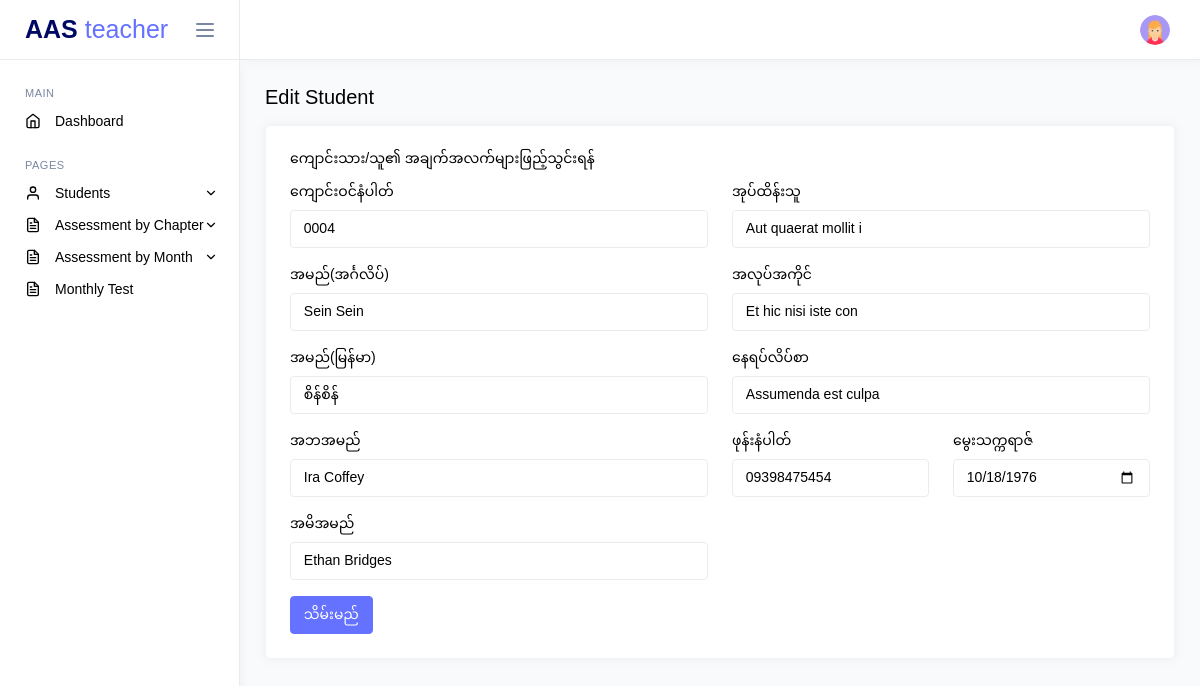
Page /teacher/edit-student.php?id=7 (signed in) on the committed database.
### tables this page shows
CREATE TABLE `students` (
  `id` int(11) NOT NULL,
  `class_id` int(11) DEFAULT NULL,
  `enrollment_no` varchar(15) NOT NULL,
  `name_en` varchar(255) NOT NULL,
  `name_mm` varchar(255) NOT NULL,
  `username` varchar(255) DEFAULT NULL,
  `password` varchar(255) NOT NULL DEFAULT '123456',
  `password_status` int(11) NOT NULL DEFAULT 0,
  `dob` date NOT NULL,
  `father_name` varchar(255) NOT NULL,
  `mother_name` varchar(255) NOT NULL,
  `guardian` varchar(255) NOT NULL,
  `parent_job` varchar(255) NOT NULL,
  `phone` varchar(15) NOT NULL,
  `address` varchar(255) NOT NULL,
  `created_at` datetime NOT NULL DEFAULT current_timestamp()
);

### app/controllers/StudentController.php (called while the page is built, shortened)
<?php
class StudentController
{
    private $studentModel;
    public function __construct()
    {
        $database = new MySQL();
        $db = $database->connect();
        $this->studentModel = new StudentModel($db);
    }
    public function getStudentById($id)
    {
        return $this->studentModel->getStudentById($id);
    }
}

### app/models/StudentModel.php (called while the page is built, shortened)
<?php
class StudentModel
{
    private $db;
    private $table = 'students';
    public function __construct($db)
    {
        $this->db = $db;
    }
    public function getStudentById($id)
    {
        try {
            $query = "SELECT * FROM {$this->table} WHERE id = ?";
            $stmt = $this->db->prepare($query);
            $stmt->execute([$id]);
            return $stmt->fetch(PDO::FETCH_OBJ);
        } catch (PDOException $e) {
            return $e->getMessage();
        }
    }
}

### public/teacher/edit-student.php (the view, shortened to what this page needs)
<?php
include('../components/header.php');
$id = $_GET["id"];
$studentController = new StudentController();
$student = $studentController->getStudentById($id);
?>
<body>
    <div class="main-wrapper">
        <?php
        include('../components/teacher_sidebar.php');
        include('../components/teacher_navbar.php');
        ?>
        <div class="page-content">
            <div>
                <h4 class="mb-3 mb-md-0">Edit Student</h4>
            </div>
            <div class="row">
                <div class="mt-3 col-lg grid-margin stretch-card">
                    <div class="card">
                        <div class="card-body">
                            <h4 class="card-title">‌‌‌‌‌ကျောင်းသား/သူ၏ အချက်အလက်များဖြည့်သွင်းရန်</h4>
                            <form id="signupForm" method="POST" action="">
                                <div class="row">
                                    <div class="col-lg-6">
                                        <div class="mb-3">
                                            <label for="enrollment_no" class="form-label">‌ကျောင်းဝင်နံပါတ်</label>
                                            <input id="enrollment_no" class="form-control" name="enrollment_no"
                                                type="text" placeholder="၀၀၀၁" required value="<?= $student->enrollment_no ?>">
                                        </div>
                                        <div class="mb-3">
                                            <label for="name_en" class="form-label">အမည်(အင်္ဂလိပ်)</label>
                                            <input id="name_en" class="form-control" name="name_en" type="text"
                                                placeholder="Mg/Ma..." required value="<?= $student->name_en ?>">
                                        </div>
                                        <div class="mb-3">
                                            <label for="name_mm" class="form-label">အမည်(မြန်မာ)</label>
                                            <input id="name_mm" class="form-control" name="name_mm" type="text"
                                                placeholder="မောင်/မ..." required value="<?= $student->name_mm ?>">
                                        </div>
                                        <div class="mb-3">
                                            <label for="father_name" class="form-label">အဘအမည်</label>
                                            <input id="father_name" class="form-control" name="father_name" type="text"
                                                placeholder="ဦး.." required value="<?= $student->father_name ?>">
                                        </div>
                                        <div class="mb-3">
                                            <label for="mother_name" class="form-label">အမိအမည်</label>
                                            <input id="mother_name" class="form-control" name="mother_name" type="text"
                                                placeholder="ဒေါ်.." required value="<?= $student->mother_name ?>">
                                        </div>
                                    </div>
                                    <div class="col-lg-6">
                                        <div class="mb-3">
                                            <label for="guardian" class="form-label">အုပ်ထိန်းသူ</label>
                                            <input id="guardian" class="form-control" name="guardian" type="text"
                                                placeholder="ဦး/ဒေါ်.." required value="<?= $student->guardian ?>">
                                        </div>
                                        <div class="mb-3">
                                            <label for="parent_job" class="form-label">အလုပ်အကိုင်</label>
                                            <input id="parent_job" class="form-control" name="parent_job" type="text"
                                                placeholder="ခြံ" required value="<?= $student->parent_job ?>">
                                        </div>
                                        <div class="mb-3">
                                            <label for="address" class="form-label">နေရပ်လိပ်စာ</label>
                                            <input id="address" class="form-control" name="address" type="text"
                                                placeholder="" required value="<?= $student->address ?>">
                                        </div>
                                        <div class="row">
                                            <div class="col-md-6 mb-3">
                                                <label for="phone" class="form-label">ဖုန်းနံပါတ်</label>
                                                <input id="phone" class="form-control" name="phone"
                                                    type="tel" placeholder="09xxxxxxxxx" maxlength="11"
                                                    pattern="[0-9]{2}[0-9]{9}" required value="<?= $student->phone ?>">
                                            </div>
                                            <div class="col-md-6 mb-3">
                                                <label for="dob" class="form-label">မွေးသက္ကရာဇ်</label>
                                                <input id="dob" class="form-control" name="dob" type="date" required
                                                    value="<?= $student->dob ?>">
                                            </div>
                                        </div>
                                    </div>
                                </div>
                                <input name="submit_btn" class="btn btn-primary" type="submit" value="သိမ်းမည်">
                            </form>
                        </div>
                    </div>
                </div>
            </div>
        </div>
    </div>
    </div>
</body>

### rows in the picture
students: enrollment_no "0004", name_en "Sein Sein", name_mm "စိန်စိန်", father_name "Ira Coffey", mother_name "Ethan Bridges", guardian "Aut quaerat mollit i", parent_job "Et hic nisi iste con", address "Assumenda est culpa", phone "09398475454", dob "10/18/1976"
